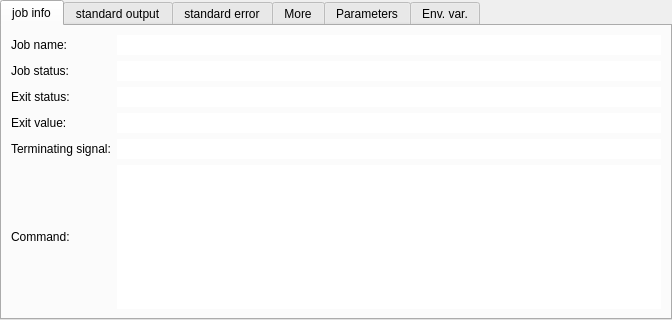
<?xml version="1.0" encoding="UTF-8"?>
<ui version="4.0">
 <class>JobInfo</class>
 <widget class="QTabWidget" name="JobInfo">
  <property name="geometry">
   <rect>
    <x>0</x>
    <y>0</y>
    <width>672</width>
    <height>320</height>
   </rect>
  </property>
  <property name="minimumSize">
   <size>
    <width>250</width>
    <height>0</height>
   </size>
  </property>
  <property name="windowTitle">
   <string>TabWidget</string>
  </property>
  <property name="currentIndex">
   <number>0</number>
  </property>
  <widget class="QWidget" name="tab_job_info">
   <attribute name="title">
    <string>job info</string>
   </attribute>
   <layout class="QGridLayout" name="gridLayout_2">
    <item row="0" column="0">
     <widget class="QLabel" name="label_3">
      <property name="text">
       <string>Job name:</string>
      </property>
     </widget>
    </item>
    <item row="0" column="1">
     <widget class="QLineEdit" name="job_name">
      <property name="frame">
       <bool>false</bool>
      </property>
      <property name="readOnly">
       <bool>true</bool>
      </property>
     </widget>
    </item>
    <item row="1" column="0">
     <widget class="QLabel" name="label_8">
      <property name="text">
       <string>Job status:</string>
      </property>
     </widget>
    </item>
    <item row="1" column="1">
     <widget class="QLineEdit" name="job_status">
      <property name="frame">
       <bool>false</bool>
      </property>
      <property name="readOnly">
       <bool>true</bool>
      </property>
     </widget>
    </item>
    <item row="2" column="0">
     <widget class="QLabel" name="label_5">
      <property name="text">
       <string>Exit status:</string>
      </property>
     </widget>
    </item>
    <item row="2" column="1">
     <widget class="QLineEdit" name="exit_status">
      <property name="frame">
       <bool>false</bool>
      </property>
      <property name="readOnly">
       <bool>true</bool>
      </property>
     </widget>
    </item>
    <item row="3" column="0">
     <widget class="QLabel" name="label_7">
      <property name="text">
       <string>Exit value:</string>
      </property>
     </widget>
    </item>
    <item row="3" column="1">
     <widget class="QLineEdit" name="exit_value">
      <property name="frame">
       <bool>false</bool>
      </property>
     </widget>
    </item>
    <item row="4" column="0">
     <widget class="QLabel" name="label_2">
      <property name="text">
       <string>Terminating signal:</string>
      </property>
     </widget>
    </item>
    <item row="4" column="1">
     <widget class="QLineEdit" name="term_signal">
      <property name="frame">
       <bool>false</bool>
      </property>
      <property name="readOnly">
       <bool>true</bool>
      </property>
     </widget>
    </item>
    <item row="5" column="0">
     <widget class="QLabel" name="label_6">
      <property name="text">
       <string>Command:</string>
      </property>
     </widget>
    </item>
    <item row="5" column="1">
     <widget class="QTextEdit" name="command">
      <property name="sizePolicy">
       <sizepolicy hsizetype="Minimum" vsizetype="Expanding">
        <horstretch>0</horstretch>
        <verstretch>0</verstretch>
       </sizepolicy>
      </property>
      <property name="frameShape">
       <enum>QFrame::NoFrame</enum>
      </property>
      <property name="textInteractionFlags">
       <set>Qt::TextSelectableByKeyboard|Qt::TextSelectableByMouse</set>
      </property>
     </widget>
    </item>
   </layout>
  </widget>
  <widget class="QWidget" name="tab_stdin">
   <attribute name="title">
    <string>standard output</string>
   </attribute>
   <layout class="QVBoxLayout" name="verticalLayout">
    <item>
     <widget class="QTextEdit" name="stdout_file_contents">
      <property name="frameShape">
       <enum>QFrame::NoFrame</enum>
      </property>
      <property name="textInteractionFlags">
       <set>Qt::TextSelectableByKeyboard|Qt::TextSelectableByMouse</set>
      </property>
     </widget>
    </item>
    <item>
     <layout class="QHBoxLayout" name="horizontalLayout_2">
      <item>
       <widget class="QPushButton" name="stdout_refresh_button">
        <property name="text">
         <string>Refresh</string>
        </property>
       </widget>
      </item>
      <item>
       <spacer name="horizontalSpacer">
        <property name="orientation">
         <enum>Qt::Horizontal</enum>
        </property>
        <property name="sizeHint" stdset="0">
         <size>
          <width>40</width>
          <height>20</height>
         </size>
        </property>
       </spacer>
      </item>
     </layout>
    </item>
   </layout>
  </widget>
  <widget class="QWidget" name="tab_stderr">
   <attribute name="title">
    <string>standard error</string>
   </attribute>
   <layout class="QVBoxLayout" name="verticalLayout_2">
    <item>
     <widget class="QTextEdit" name="stderr_file_contents">
      <property name="frameShape">
       <enum>QFrame::NoFrame</enum>
      </property>
      <property name="textInteractionFlags">
       <set>Qt::TextSelectableByKeyboard|Qt::TextSelectableByMouse</set>
      </property>
     </widget>
    </item>
    <item>
     <layout class="QHBoxLayout" name="horizontalLayout_3">
      <item>
       <widget class="QPushButton" name="stderr_refresh_button">
        <property name="text">
         <string>Refresh</string>
        </property>
       </widget>
      </item>
      <item>
       <spacer name="horizontalSpacer_2">
        <property name="orientation">
         <enum>Qt::Horizontal</enum>
        </property>
        <property name="sizeHint" stdset="0">
         <size>
          <width>40</width>
          <height>20</height>
         </size>
        </property>
       </spacer>
      </item>
     </layout>
    </item>
   </layout>
  </widget>
  <widget class="QWidget" name="tab_more">
   <attribute name="title">
    <string>More</string>
   </attribute>
   <layout class="QGridLayout" name="gridLayout">
    <item row="8" column="1">
     <widget class="QLineEdit" name="job_id">
      <property name="frame">
       <bool>false</bool>
      </property>
      <property name="readOnly">
       <bool>true</bool>
      </property>
     </widget>
    </item>
    <item row="2" column="0">
     <widget class="QLabel" name="label_11">
      <property name="text">
       <string>Time in queue:</string>
      </property>
     </widget>
    </item>
    <item row="2" column="1">
     <widget class="QLineEdit" name="time_in_queue">
      <property name="frame">
       <bool>false</bool>
      </property>
      <property name="readOnly">
       <bool>true</bool>
      </property>
     </widget>
    </item>
    <item row="3" column="0">
     <widget class="QLabel" name="label_12">
      <property name="text">
       <string>Execution time:</string>
      </property>
     </widget>
    </item>
    <item row="3" column="1">
     <widget class="QLineEdit" name="execution_time">
      <property name="frame">
       <bool>false</bool>
      </property>
      <property name="readOnly">
       <bool>true</bool>
      </property>
     </widget>
    </item>
    <item row="10" column="1">
     <spacer name="verticalSpacer_2">
      <property name="orientation">
       <enum>Qt::Vertical</enum>
      </property>
      <property name="sizeHint" stdset="0">
       <size>
        <width>20</width>
        <height>40</height>
       </size>
      </property>
     </spacer>
    </item>
    <item row="4" column="0">
     <widget class="QLabel" name="label_4">
      <property name="text">
       <string>Submission date:</string>
      </property>
     </widget>
    </item>
    <item row="4" column="1">
     <widget class="QLineEdit" name="submission_date">
      <property name="frame">
       <bool>false</bool>
      </property>
      <property name="readOnly">
       <bool>true</bool>
      </property>
     </widget>
    </item>
    <item row="5" column="0">
     <widget class="QLabel" name="label_9">
      <property name="text">
       <string>Execution date:</string>
      </property>
     </widget>
    </item>
    <item row="5" column="1">
     <widget class="QLineEdit" name="execution_date">
      <property name="frame">
       <bool>false</bool>
      </property>
      <property name="readOnly">
       <bool>true</bool>
      </property>
     </widget>
    </item>
    <item row="6" column="0">
     <widget class="QLabel" name="label_10">
      <property name="text">
       <string>Ending date:</string>
      </property>
     </widget>
    </item>
    <item row="6" column="1">
     <widget class="QLineEdit" name="ending_date">
      <property name="frame">
       <bool>false</bool>
      </property>
      <property name="readOnly">
       <bool>true</bool>
      </property>
     </widget>
    </item>
    <item row="7" column="0">
     <widget class="QLabel" name="label">
      <property name="text">
       <string>Ressource usage:</string>
      </property>
     </widget>
    </item>
    <item row="7" column="1">
     <widget class="QComboBox" name="resource_usage"/>
    </item>
    <item row="0" column="0">
     <widget class="QLabel" name="label_13">
      <property name="text">
       <string>Priority:</string>
      </property>
     </widget>
    </item>
    <item row="0" column="1">
     <widget class="QLineEdit" name="priority">
      <property name="frame">
       <bool>false</bool>
      </property>
     </widget>
    </item>
    <item row="1" column="1">
     <widget class="QLineEdit" name="queue">
      <property name="frame">
       <bool>false</bool>
      </property>
      <property name="readOnly">
       <bool>true</bool>
      </property>
     </widget>
    </item>
    <item row="1" column="0">
     <widget class="QLabel" name="label_15">
      <property name="text">
       <string>queue:</string>
      </property>
     </widget>
    </item>
    <item row="8" column="0">
     <widget class="QLabel" name="label_14">
      <property name="text">
       <string>Job id:</string>
      </property>
     </widget>
    </item>
    <item row="9" column="1">
     <widget class="QLineEdit" name="drms_job_id">
      <property name="frame">
       <bool>false</bool>
      </property>
     </widget>
    </item>
    <item row="9" column="0">
     <widget class="QLabel" name="label_16">
      <property name="text">
       <string>DRMS job id:</string>
      </property>
     </widget>
    </item>
   </layout>
  </widget>
  <widget class="QWidget" name="tab_output_params">
   <attribute name="title">
    <string>Parameters</string>
   </attribute>
   <layout class="QVBoxLayout" name="verticalLayout_3">
    <item>
     <widget class="QLabel" name="input_params_label">
      <property name="text">
       <string>Inputs:</string>
      </property>
     </widget>
    </item>
    <item>
     <widget class="QTableWidget" name="input_params_contents">
      <property name="editTriggers">
       <set>QAbstractItemView::NoEditTriggers</set>
      </property>
      <column>
       <property name="text">
        <string>parameter</string>
       </property>
      </column>
      <column>
       <property name="text">
        <string>value</string>
       </property>
      </column>
      <column>
       <property name="text">
        <string>linked from</string>
       </property>
      </column>
     </widget>
    </item>
    <item>
     <widget class="QLabel" name="output_params_label">
      <property name="text">
       <string>Outputs:</string>
      </property>
     </widget>
    </item>
    <item>
     <widget class="QTableWidget" name="output_params_contents">
      <property name="editTriggers">
       <set>QAbstractItemView::NoEditTriggers</set>
      </property>
      <column>
       <property name="text">
        <string>parameter</string>
       </property>
      </column>
      <column>
       <property name="text">
        <string>value</string>
       </property>
      </column>
     </widget>
    </item>
    <item>
     <layout class="QHBoxLayout" name="horizontalLayout">
      <item>
       <widget class="QPushButton" name="params_refresh_button">
        <property name="sizePolicy">
         <sizepolicy hsizetype="Minimum" vsizetype="Fixed">
          <horstretch>0</horstretch>
          <verstretch>0</verstretch>
         </sizepolicy>
        </property>
        <property name="text">
         <string>Refresh</string>
        </property>
       </widget>
      </item>
      <item>
       <spacer name="horizontalSpacer_3">
        <property name="orientation">
         <enum>Qt::Horizontal</enum>
        </property>
        <property name="sizeHint" stdset="0">
         <size>
          <width>40</width>
          <height>20</height>
         </size>
        </property>
       </spacer>
      </item>
     </layout>
    </item>
   </layout>
  </widget>
  <widget class="QWidget" name="tab_envar">
   <attribute name="title">
    <string>Env. var.</string>
   </attribute>
   <layout class="QVBoxLayout" name="verticalLayout_4">
    <item>
     <layout class="QHBoxLayout" name="horizontalLayout_4">
      <item>
       <widget class="QLabel" name="label_17">
        <property name="text">
         <string>Environment variables:</string>
        </property>
       </widget>
      </item>
      <item>
       <widget class="QPushButton" name="envar_copy_btn">
        <property name="sizePolicy">
         <sizepolicy hsizetype="Fixed" vsizetype="Fixed">
          <horstretch>0</horstretch>
          <verstretch>0</verstretch>
         </sizepolicy>
        </property>
        <property name="text">
         <string>copy</string>
        </property>
       </widget>
      </item>
     </layout>
    </item>
    <item>
     <widget class="QTableWidget" name="envar_table">
      <attribute name="verticalHeaderVisible">
       <bool>false</bool>
      </attribute>
      <column>
       <property name="text">
        <string>variable:</string>
       </property>
      </column>
      <column>
       <property name="text">
        <string>value:</string>
       </property>
      </column>
     </widget>
    </item>
   </layout>
  </widget>
 </widget>
 <resources/>
 <connections/>
</ui>
